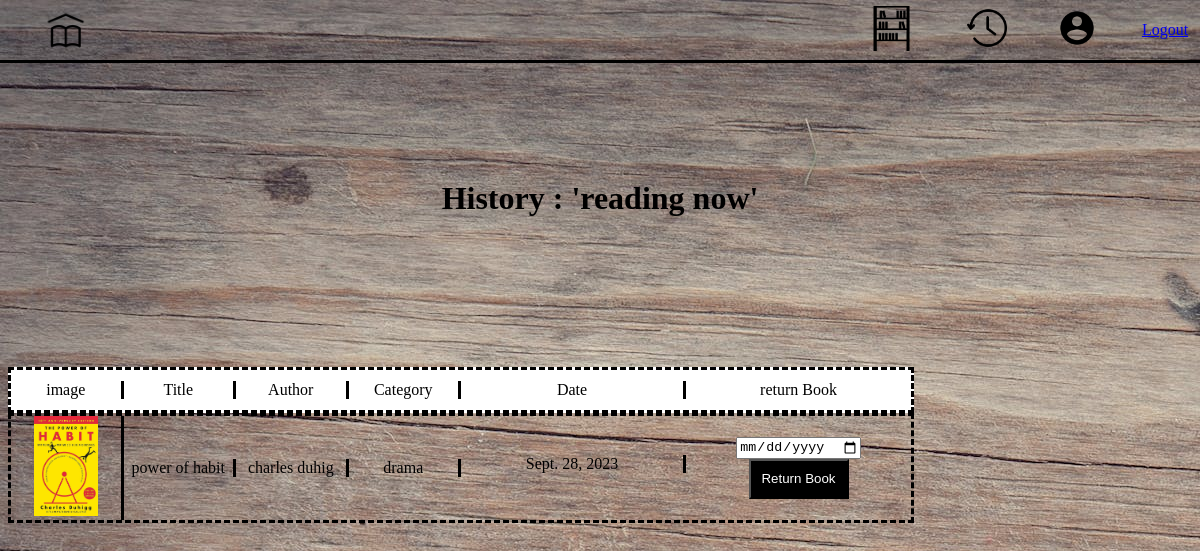
/pages/history/ (signed in), run on an earlier commit of the app's database.
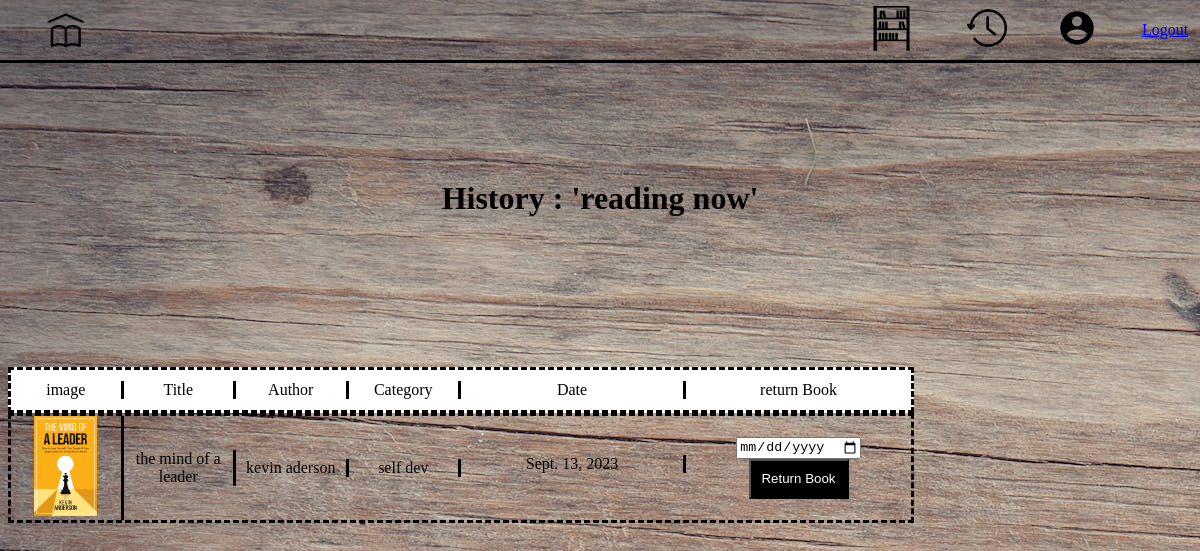
And on a later commit of the database.
### library/models.py (models this page shows, shortened)
class BookHistory(models.Model):
  customer = models.ForeignKey(customer, on_delete=models.CASCADE)
  book = models.ForeignKey(Book, on_delete=models.CASCADE, blank=True, null=True)
  starting_date = models.DateField(null=True, blank=True)

class Book(models.Model):
  title = models.CharField(max_length=30, null=True)
  author = models.CharField(max_length=30, null=True)
  category = models.CharField(max_length=30, null=True)
  ISBN = models.CharField(max_length=30, null=True)
  status = models.CharField(max_length=30, null=True)
  image = models.ImageField(null=True, blank=True)
  @property
  def imageURL(self):
    try:
        url = self.image.url
    except:
        url = ''
    return url

### library/views.py (the view)
# urls.py: path('history/',views.history, name='history'),
def history(request):
    if request.user.is_authenticated:
        customer = request.user.customer
        historyitems = BookHistory.objects.filter(customer=customer)
    else:
        historyitems =[]
    context = {'historyitems': historyitems}
    return render(request,'library/html/history.html', context)

### library/templates/library/html/history.html (shortened to what this page needs)
{% load static %}
<!DOCTYPE html>
<html lang="en">
<head>
    <link rel="stylesheet" href="{% static 'css/home.css' %}">
    <link rel="stylesheet" href="{% static 'css/confirmation.css' %}">
    <link rel="stylesheet" href="{% static 'css/history.css' %}">
</head>
<body>
    <div class="header">
        <div class="homebutton">
          <div class="homebutton2"><a class="try"  href="{% url 'home'%}"><img class="home-image" src="{% static 'images/home.png' %}" alt=""></a></div>
        </div>
        <div class="headersearch">
        </div>
        <div class="headeritems">
          <div class="headeritemelement"><a class="try" href="{% url 'myshelf' %}"><img class="shelf-image" src="{% static 'images/shelf.jpeg'%}" alt=""></a></div>
          <div class="headeritemelement"><a class="try" href="{% url 'returning' %}"><img class="history-image" src="{% static 'images/history.png' %}" alt=""></a></div>
          <div class="headeritemelement"><a class="try" href="{% url 'account' %}"><img class="account-image" src="{% static 'images/account.png' %}" alt=""></a></div>
          <div><p><a href="{% url 'logout' %}">Logout</a></p></div>
        </div>
    </div>
        <div class="history-summary"><h1>History : 'reading now'</h1></div>
            <div class="history-list-container">
                <div class="history-label-container">
                    <div class="labels">image</div>
                    <div class="labels">Title</div>
                    <div class="labels">Author</div>
                    <div class="labels">Category</div>
                    <div class="labels">Date</div>
                    <div>return Book</div>
                </div>
                {% for item in historyitems %}
                    <div class="history-items">
                        <div class="labels"><img class="check-img" src="{{item.book.imageURL}}" alt=""></div>
                        <div class="labels">{{item.book.title}}</div>
                        <div class="labels">{{item.book.author}}</div>
                        <div class="labels">{{item.book.category}}</div>
                        <p class="labels summary-items-date">{{item.starting_date}}</p>
                        <div>
                            <input id="returning-date" class="return-date-input" type="date">
                            <button data-book="{{item.book.id}}" data-action="Confirm" class="Return-button return-book">Return Book</button>
                        </div>
                    </div>
                {% endfor %}
            </div>
</body>
</html>

What changed in the data, as far as the page shows it:
removed BookHistory: book.imageURL (picture), book "power of habit", book.author "charles duhig", book.category "drama", starting_date "Sept. 28, 2023"
added BookHistory: book.imageURL (picture), book "the mind of a leader", book.author "kevin aderson", book.category "self dev", starting_date "Sept. 13, 2023"
